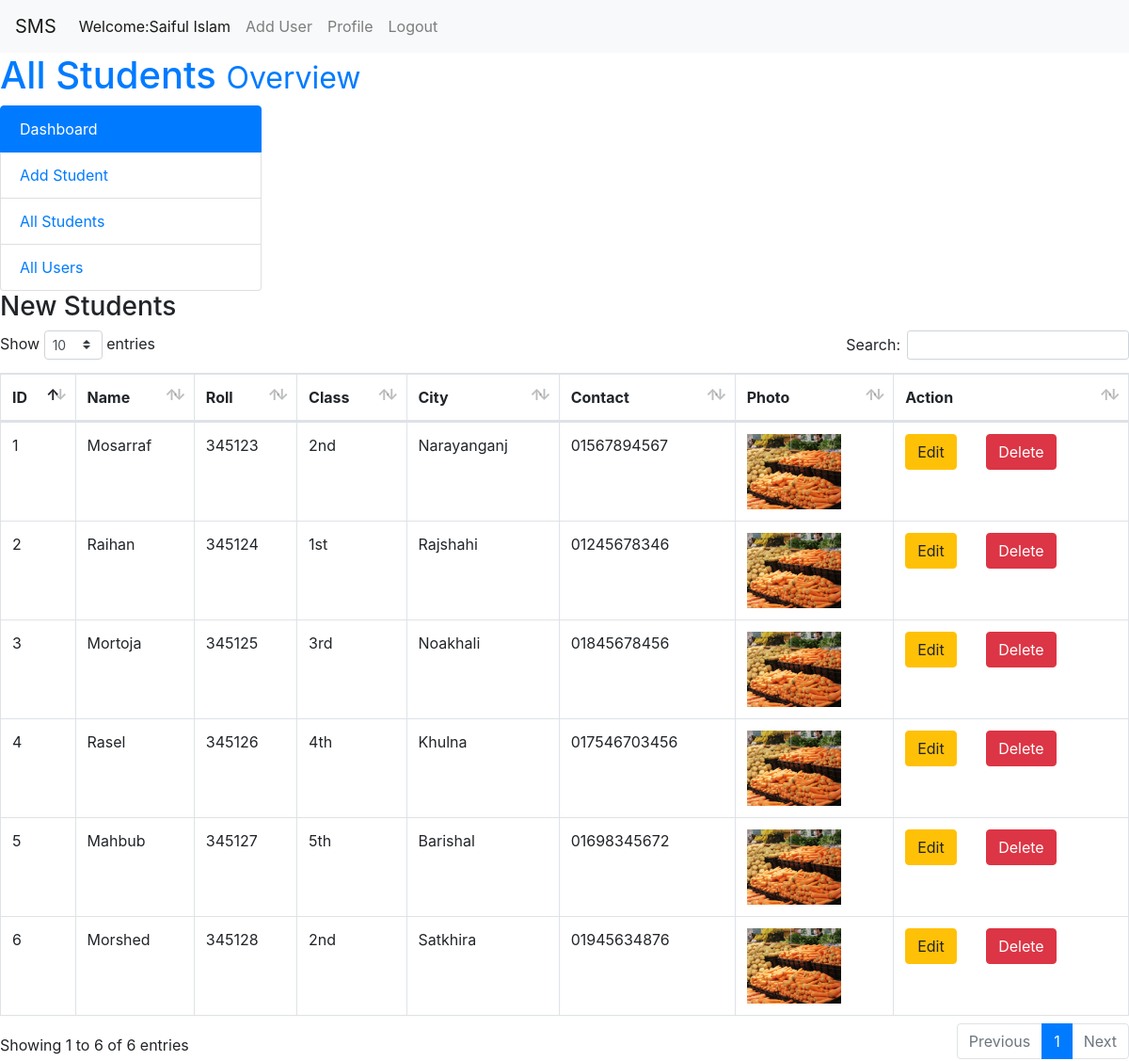
/admin/all-student.php, run on the app's committed database.
### tables this page shows
CREATE TABLE `student_info` (
  `id` int(11) NOT NULL,
  `name` varchar(40) NOT NULL,
  `roll` int(40) NOT NULL,
  `class` varchar(40) NOT NULL,
  `city` varchar(40) NOT NULL,
  `pcontact` varchar(40) NOT NULL,
  `photo` varchar(40) NOT NULL,
  `datetime` timestamp NOT NULL DEFAULT current_timestamp() ON UPDATE current_timestamp()
);

### admin/all-student.php (the view, shortened to what this page needs)
<?php
require_once'./dbcon.php';
?>
<!DOCTYPE html>
<html>
<head>
    <link rel="stylesheet" type="text/css" href="../css/bootstrap.css">
    <link rel="stylesheet" type="text/css" href="../css/dataTables.bootstrap4.min.css">
</head>
<body>
<?php    require_once'nav.php';?>
 <h1 class="text-primary">All Students <small> Overview</small></h1>
<div class="row">
    <?php  require_once'root.php';?>
            </div>
                <h3>New Students</h3>
                <div class="table-responsive">
    <table id="data" class="table table-hover table-bordered table-Striped">
        <thead>
            <tr>
                <th>ID</th>
                <th>Name</th>
                <th>Roll</th>
                <th>Class</th>
                <th>City</th>
                <th>Contact</th>
                <th>Photo</th>
                <th>Action</th>
            </tr>
        </thead>
        <tbody>
            <?php
            $db_sinfo=mysqli_query($link,"SELECT * FROM `student_info`");
        while($row=mysqli_fetch_assoc($db_sinfo)){?>
            <tr>
                <td><?php echo $row['id'];?></td>
                <td><?php echo ucwords($row['name']);?></td>
                <td><?php echo $row['roll'];?></td>
                <td><?php echo $row['class'];?></td>
                <td><?php echo ucwords($row['city']);?></td>
                <td><?php echo $row['pcontact'];?></td>
                <td><img style="width: 100px"src="student_images/<?php echo $row['photo'];?>" alt=""></td>
                <td>
                    <a href="update_student.php?id=<?php echo base64_encode($row['id']);?>" class="btn btn-xs btn-warning">Edit</a>
                    <a href="delete_student.php?id=<?php echo base64_encode($row['id']);?>" class="btn btn-xs btn-danger">Delete</a>
                </td>
            </tr>
<?php
            }
            ?>
        </tbody>
    </table>
</div>
</body>
</html>

### admin/nav.php (shortened to what this page needs)
<!DOCTYPE html>
<html>
<head>
	<link rel="stylesheet" type="text/css" href="../css/bootstrap.css">
</head>
<body>
<nav class="navbar navbar-expand-lg navbar-light bg-light">
  <a class="navbar-brand" href="index.php">SMS</a>
  <div class="collapse navbar-collapse" id="navbarSupportedContent">
    <ul class="navbar-nav mr-auto">
      <li class="nav-item active">
        <a class="nav-link" href="#">Welcome:Saiful Islam <span class="sr-only">(current)</span></a>
      </li>
      <li class="nav-item">
        <a class="nav-link" href="registration.php">Add User <span class="sr-only">(current)</span></a>
      </li>
      <li class="nav-item">
        <a class="nav-link" href="user-profile.php">Profile <span class="sr-only">(current)</span></a>
      </li>
      <li class="nav-item">
        <a class="nav-link" href="logout.php">Logout <span class="sr-only">(current)</span></a>
      </li>
    </ul>
  </div>
</nav>
</body>
</html>

### admin/root.php
<div class="col-sm-3">
	<div class="list-group">
<a href="dashboard.php" class="list-group-item active">
	Dashboard
</a>
     <a href="add-student.php" class="list-group-item">
	Add Student
</a>
    <a href="all-student.php" class="list-group-item">
	All Students
</a>
<a href="all-users.php" class="list-group-item">
	All Users
</a>
	</div>
</div>

### data on the page
student_info: id "1", name "Mosarraf", roll "345123", class "2nd", city "Narayanganj", pcontact "01567894567", photo (picture)
student_info: id "2", name "Raihan", roll "345124", class "1st", city "Rajshahi", pcontact "01245678346", photo (picture)
student_info: id "3", name "Mortoja", roll "345125", class "3rd", city "Noakhali", pcontact "01845678456", photo (picture)
student_info: id "4", name "Rasel", roll "345126", class "4th", city "Khulna", pcontact "017546703456", photo (picture)
student_info: id "5", name "Mahbub", roll "345127", class "5th", city "Barishal", pcontact "01698345672", photo (picture)
student_info: id "6", name "Morshed", roll "345128", class "2nd", city "Satkhira", pcontact "01945634876", photo (picture)
